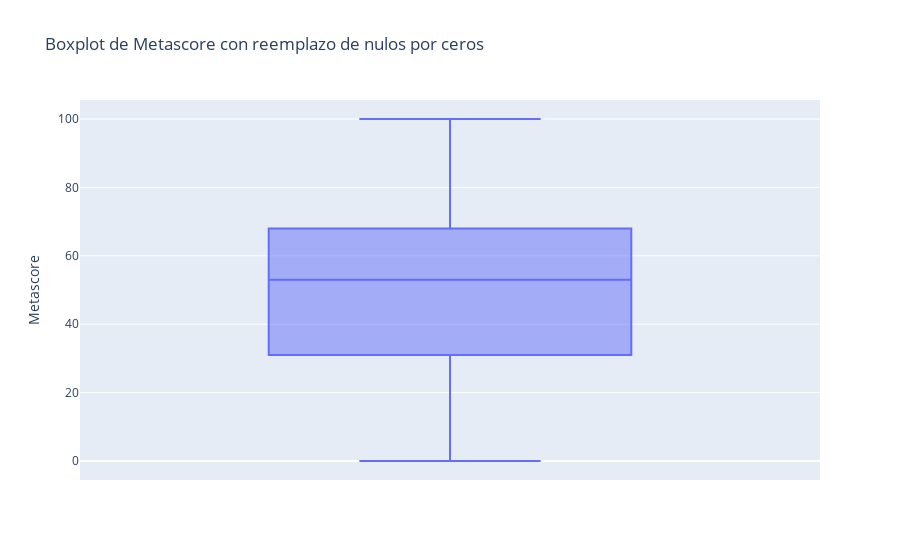

Notebook cell for this chart:
### Code cell
# Creación de boxplot del campo Metascore con tratamiento de nulos
fig = px.box(nuevo_dataset, y='Metascore', title='Boxplot de Metascore con reemplazo de nulos por ceros')

# Mostrar boxplot
fig.show()

### Figure 1 — Plotly figure (JSON) as saved in the notebook; plotly's stock layout.template omitted (floating-point values rounded to 4 significant figures; data arrays with more than 128 entries replaced by an {"elided": "..."} marker saying what was removed)
{"data": [{"alignmentgroup": "True", "hovertemplate": "Metascore=%{y}<extra></extra>", "legendgroup": "", "marker": {"color": "#636efa"}, "name": "", "notched": false, "offsetgroup": "", "orientation": "v", "showlegend": false, "type": "box", "x0": " ", "xaxis": "x", "y": {"elided": "9999 int values"}, "y0": " ", "yaxis": "y"}], "layout": {"boxmode": "group", "legend": {"tracegroupgap": 0}, "title": {"text": "Boxplot de Metascore con reemplazo de nulos por ceros"}, "xaxis": {"anchor": "y", "domain": [0, 1]}, "yaxis": {"anchor": "x", "domain": [0, 1], "title": {"text": "Metascore"}}}}
